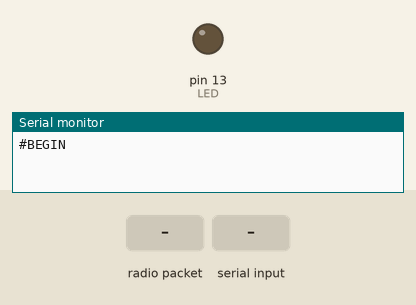
Bench run of a sketch on a simulated Arduino Uno, built with avr-gcc and run on an emulated ATmega328P. On the bench: output pins drawn as LEDs (lit = HIGH), the last lines printed to the serial monitor. The test bench sets the inputs (shaded band). No radio packets arrive unless stated; pins used as bus, display or sensor lines are not drawn.

Above: at 1.3 s.
1.4 s: radio packet "1" arrives
At 2.6 s:
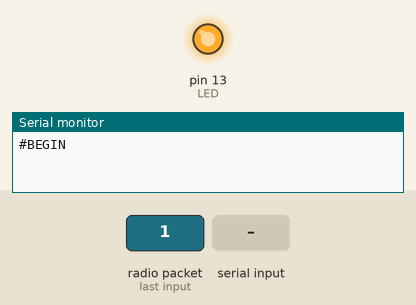
2.9 s: "1\n" received over Serial
At 3.6 s:
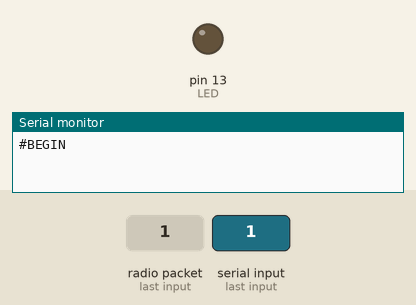
4.4 s: radio packet "0" arrives
At 4.9 s:
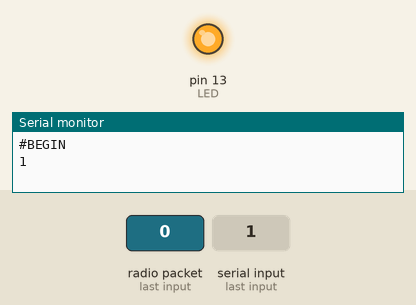
5.9 s: "0\n" received over Serial
At 7.0 s:
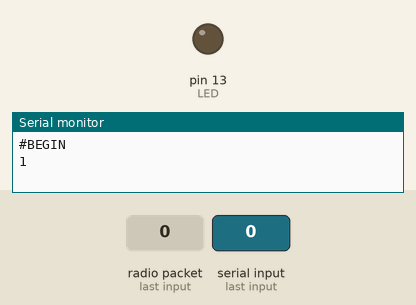
Timing chart, 0 to 8.4 s (numbered marks = the images above; inputs shaded):
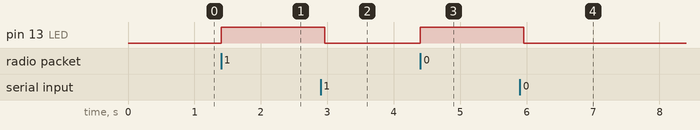

Measured:
- after the input at 1.4 s, pin 13 (LED): LOW → HIGH at once
- after the input at 2.9 s, pin 13 (LED): HIGH → LOW after 0.06 s
- after the input at 4.4 s, pin 13 (LED): LOW → HIGH at once
- after the input at 5.9 s, pin 13 (LED): HIGH → LOW after 0.06 s

The sketch:

BBB_loRa.ino
```cpp
// Arduino9x_RX
// -*- mode: C++ -*-
// Example sketch showing how to create a simple messaging client (receiver)
// with the RH_RF95 class. RH_RF95 class does not provide for addressing or
// reliability, so you should only use RH_RF95 if you do not need the higher
// level messaging abilities.
// It is designed to work with the other example Arduino9x_TX

#include <SPI.h>
#include <RH_RF95.h>

#define RFM95_CS 10
#define RFM95_RST 5 // Use the pin 5 you specified for reset
#define RFM95_INT 2

// Change to 434.0 or other frequency, must match RX's freq!
#define RF95_FREQ 915.0

#define USER_MESSAGE_SIZE 242

// Singleton instance of the radio driver
RH_RF95 rf95(RFM95_CS, RFM95_INT);

// Buffer for storing user input
char userMessage[USER_MESSAGE_SIZE];

// Blinky on receipt
#define LED 13

void setup()
{
  pinMode(LED, OUTPUT);
  pinMode(RFM95_RST, OUTPUT);
  digitalWrite(RFM95_RST, HIGH);

  while (!Serial);
  Serial.begin(115200);
  delay(100);

  // manual reset
  digitalWrite(RFM95_RST, LOW);
  delay(10);
  digitalWrite(RFM95_RST, HIGH);
  delay(10);

  while (!rf95.init()) {
    Serial.println("#FAIL");
    while (1);
  }
  Serial.println("#BEGIN");

  // Defaults after init are 434.0MHz, modulation GFSK_Rb250Fd250, +13dbM
  if (!rf95.setFrequency(RF95_FREQ)) {
    while (1);
  }

  // Defaults after init are 434.0MHz, 13dBm, Bw = 125 kHz, Cr = 4/5, Sf = 128chips/symbol, CRC on

  // The default transmitter power is 13dBm, using PA_BOOST.
  // If you are using RFM95/96/97/98 modules which uses the PA_BOOST transmitter pin, then
  // you can set transmitter powers from 5 to 23 dBm:
  rf95.setTxPower(23, false);
}

void loop()
{
  if (rf95.available())
  {
    // Should be a message for us now
    uint8_t buf[RH_RF95_MAX_MESSAGE_LEN];
    uint8_t len = sizeof(buf);
    Serial.println((char*)buf);

    if (rf95.recv(buf, &len))
    {
      digitalWrite(LED, HIGH);
      //Serial.println((char*)buf);

      // Send a reply
      readUserInput(); // Read user input into userMessage
      if (strlen(userMessage) > 0) {
        rf95.send((uint8_t *)userMessage, strlen(userMessage) + 1);
        rf95.waitPacketSent();
        digitalWrite(LED, LOW);
      }
      else {
        //Serial.println("Fail");
      }
    }
    else
    {
      //Serial.println("Receive failed");
    }
  }
}


void readUserInput() {
    unsigned long startTime = millis();
    int index = 0;

    while (true) {
        if (Serial.available()) {
            char c = Serial.read();
            if (c == '\n' || index >= (USER_MESSAGE_SIZE - 1)) {
                break;
            }
            userMessage[index] = c;
            index++;
            startTime = millis();  // Reset the timeout timer when new input is received
        }

        // Check for timeout (5 seconds in this example)
        if (millis() - startTime > 20000) {
            // Set userMessage to the default JSON data if no input within 5 seconds
            const char defaultJson[] = "[{\"h\":12.66, \"l\":9.29, \"r\":\"Yes\"},{\"h\":18.79, \"l\":8.28, \"r\":\"No\"},{\"h\":17.49, \"l\":12.46, \"r\":\"No\"},{\"h\":15.62, \"l\":10.92, \"r\":\"No\"},{\"h\":19.85, \"l\":11.27, \"r\":\"Yes\"}]";
            strncpy(userMessage, defaultJson, sizeof(userMessage) - 1);
            userMessage[sizeof(userMessage) - 1] = '\0';  // Null-terminate the string
            return;
        }
    }

    userMessage[index] = '\0'; // Null-terminate the string
}
```
